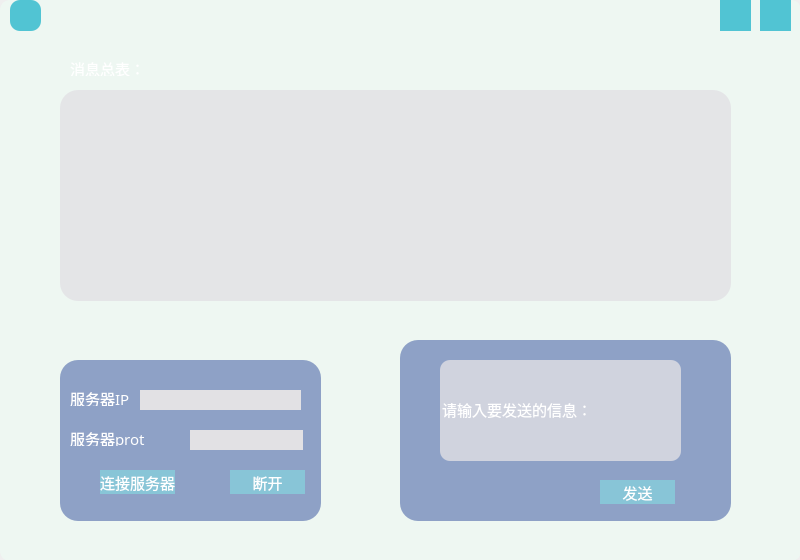
<?xml version="1.0" encoding="UTF-8"?>
<ui version="4.0">
 <class>MainWindow</class>
 <widget class="QMainWindow" name="MainWindow">
  <property name="geometry">
   <rect>
    <x>0</x>
    <y>0</y>
    <width>800</width>
    <height>560</height>
   </rect>
  </property>
  <property name="windowTitle">
   <string>MainWindow</string>
  </property>
  <widget class="QWidget" name="centralwidget">
   <widget class="QFrame" name="frame">
    <property name="geometry">
     <rect>
      <x>0</x>
      <y>0</y>
      <width>801</width>
      <height>561</height>
     </rect>
    </property>
    <property name="styleSheet">
     <string notr="true">*{
background:rgb(238, 247, 242);
font-size:15px;
font-family:Century Gothic,sans-serif;
}
QFrame#frame{
font-size:15px;
border-image : url(:/image/picture33.png);
}

QFrame{
border-radius: 10px;
background-position:center;
}
QPushButton{
background:#5CB3CC;
color:#fff;
border-radius:15px;
}
QTextBrowser{
border-radius: 18px;
background-color:rgba(226, 225, 228, 130);
color:rgb(0, 0, 0)
}
QLabel{
background:rgba(255, 255, 255, 0);
color:#fff;
border-radius:20px;
}</string>
    </property>
    <property name="frameShape">
     <enum>QFrame::StyledPanel</enum>
    </property>
    <property name="frameShadow">
     <enum>QFrame::Raised</enum>
    </property>
    <widget class="QTextBrowser" name="textBrowser">
     <property name="geometry">
      <rect>
       <x>60</x>
       <y>90</y>
       <width>671</width>
       <height>211</height>
      </rect>
     </property>
     <property name="styleSheet">
      <string notr="true">QTextBrowser{
border-radius: 18px;
background-color:#E2E1E4;
background-color:rgba(226, 225, 228, 200);
color:rgb(255, 255, 255);
}</string>
     </property>
    </widget>
    <widget class="QLabel" name="label_13">
     <property name="geometry">
      <rect>
       <x>70</x>
       <y>60</y>
       <width>81</width>
       <height>16</height>
      </rect>
     </property>
     <property name="text">
      <string>消息总表：</string>
     </property>
    </widget>
    <widget class="QFrame" name="frame_12">
     <property name="geometry">
      <rect>
       <x>60</x>
       <y>360</y>
       <width>261</width>
       <height>161</height>
      </rect>
     </property>
     <property name="styleSheet">
      <string notr="true">*{
background-color:#F1F0ED;
font-size:15px;
font-family:Century Gothic,sans-serif;
}
QFrame#frame_12{
border-radius: 18px;
background-color:rgba(49, 78, 154, 130);
}
QFrame{
border-radius: 18px;
}
QPushButton{
background:rgba(128, 252, 242, 100);
color:#fff;
border-radius:20px;
}
QLabel{
background:rgba(255, 255, 255, 0);
color:#fff;
border-radius:20px;
}</string>
     </property>
     <property name="frameShape">
      <enum>QFrame::StyledPanel</enum>
     </property>
     <property name="frameShadow">
      <enum>QFrame::Raised</enum>
     </property>
     <widget class="QPushButton" name="pushButton_close">
      <property name="geometry">
       <rect>
        <x>170</x>
        <y>110</y>
        <width>75</width>
        <height>24</height>
       </rect>
      </property>
      <property name="styleSheet">
       <string notr="true"/>
      </property>
      <property name="text">
       <string>断开</string>
      </property>
     </widget>
     <widget class="QPushButton" name="pushButton_link">
      <property name="geometry">
       <rect>
        <x>40</x>
        <y>110</y>
        <width>75</width>
        <height>24</height>
       </rect>
      </property>
      <property name="styleSheet">
       <string notr="true"/>
      </property>
      <property name="text">
       <string>连接服务器</string>
      </property>
     </widget>
     <widget class="QLineEdit" name="lineEdit_prot">
      <property name="geometry">
       <rect>
        <x>130</x>
        <y>70</y>
        <width>113</width>
        <height>20</height>
       </rect>
      </property>
      <property name="styleSheet">
       <string notr="true">QLineEdit{
background:#E2E1E4;
color:#61649F;
border-radius:15px;
}</string>
      </property>
     </widget>
     <widget class="QLineEdit" name="lineEdit_ip">
      <property name="geometry">
       <rect>
        <x>80</x>
        <y>30</y>
        <width>161</width>
        <height>20</height>
       </rect>
      </property>
      <property name="styleSheet">
       <string notr="true">QLineEdit{
background:#E2E1E4;
color:#61649F;
border-radius: 20px;
}</string>
      </property>
     </widget>
     <widget class="QLabel" name="label_23">
      <property name="geometry">
       <rect>
        <x>10</x>
        <y>30</y>
        <width>81</width>
        <height>16</height>
       </rect>
      </property>
      <property name="text">
       <string>服务器IP</string>
      </property>
     </widget>
     <widget class="QLabel" name="label_24">
      <property name="geometry">
       <rect>
        <x>10</x>
        <y>70</y>
        <width>81</width>
        <height>16</height>
       </rect>
      </property>
      <property name="text">
       <string>服务器prot</string>
      </property>
     </widget>
    </widget>
    <widget class="QFrame" name="frame_13">
     <property name="geometry">
      <rect>
       <x>400</x>
       <y>340</y>
       <width>331</width>
       <height>181</height>
      </rect>
     </property>
     <property name="styleSheet">
      <string notr="true">*{
background-color:#F1F0ED;
font-size:15px;
font-family:Century Gothic,sans-serif;
}
QFrame#frame_13{
border-radius: 18px;
background-color:rgba(49, 78, 154, 130);
}
QFrame{
border-radius: 18px;
}
QPushButton#pushButton_sent{
background:rgba(128, 252, 242, 100);
color:#fff;
border-radius:20px;
}
QLabel{
background:rgba(255, 255, 255, 0);
color:#fff;
border-radius:20px;
}</string>
     </property>
     <property name="frameShape">
      <enum>QFrame::StyledPanel</enum>
     </property>
     <property name="frameShadow">
      <enum>QFrame::Raised</enum>
     </property>
     <widget class="QLineEdit" name="lineEdit_input">
      <property name="geometry">
       <rect>
        <x>40</x>
        <y>20</y>
        <width>241</width>
        <height>101</height>
       </rect>
      </property>
      <property name="styleSheet">
       <string notr="true">QLineEdit{
background-color:rgba(226, 225, 228, 200);
color:rgb(255, 255, 255);
border-radius:10px;
}
</string>
      </property>
      <property name="inputMask">
       <string/>
      </property>
      <property name="text">
       <string>请输入要发送的信息：</string>
      </property>
      <property name="clearButtonEnabled">
       <bool>false</bool>
      </property>
     </widget>
     <widget class="QPushButton" name="pushButton_sent">
      <property name="geometry">
       <rect>
        <x>200</x>
        <y>140</y>
        <width>75</width>
        <height>24</height>
       </rect>
      </property>
      <property name="styleSheet">
       <string notr="true"/>
      </property>
      <property name="text">
       <string>发送</string>
      </property>
     </widget>
    </widget>
    <widget class="QPushButton" name="pushButton_back">
     <property name="geometry">
      <rect>
       <x>10</x>
       <y>0</y>
       <width>31</width>
       <height>31</height>
      </rect>
     </property>
     <property name="styleSheet">
      <string notr="true">QPushButton{
border-image :url(:/image/picture7.png);
background:#51C4D3;
color:#fff;
border-radius:10px;
}</string>
     </property>
     <property name="text">
      <string/>
     </property>
    </widget>
    <widget class="QPushButton" name="pushButton_share">
     <property name="geometry">
      <rect>
       <x>720</x>
       <y>0</y>
       <width>31</width>
       <height>31</height>
      </rect>
     </property>
     <property name="styleSheet">
      <string notr="true">QPushButton{
border-image :url(:/image/picture31.png);
background:#51C4D3;
color:#fff;
border-radius:0px;
}</string>
     </property>
     <property name="text">
      <string/>
     </property>
    </widget>
    <widget class="QPushButton" name="pushButton_close_ui">
     <property name="geometry">
      <rect>
       <x>760</x>
       <y>0</y>
       <width>31</width>
       <height>31</height>
      </rect>
     </property>
     <property name="styleSheet">
      <string notr="true">QPushButton{
border-image :url(:/image/picture19.png);
background:#51C4D3;
color:#fff;
border-radius:0px;
}</string>
     </property>
     <property name="text">
      <string/>
     </property>
    </widget>
   </widget>
  </widget>
 </widget>
 <resources>
  <include location="qt_source.qrc"/>
 </resources>
 <connections/>
</ui>
